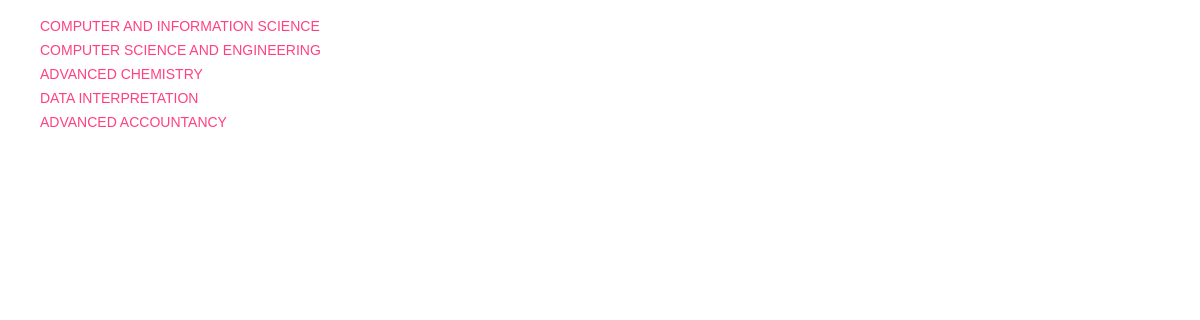
The app's page /show_course_challan/ (signed in) with its own data.
### User/models.py (models this page shows, shortened)
class Course(models.Model):
    course_choice = (('commerce', 'M.Com'), ('business', 'M.Bm'), ('doctorate', 'Ph.D'),
                     ('education', 'M.Ed'), ('post-doctoral', 'M.Phil'), ('science', 'M.Sc'),
                     ('tech', 'M.Tech'),)
    name = models.CharField(max_length=255, unique=True)
    department = models.ForeignKey(Department, on_delete=models.CASCADE)
    course = models.CharField("Award", max_length=255, choices=course_choice)
    name_new = models.CharField(max_length=255)
    challan_created = models.BooleanField(default=False)

### User/views.py (the view)
# urls.py: url(r'^show_course_challan/$', views.show_course_challan, name='show_course_challan'),
@login_required(login_url='user:login')
def show_course_challan(request):
    if check_superuser(request):
        courses = Course.objects.all()
        return render(request, 'User/challan_course_list.html', {"courses": courses})
    else:
        return permission_error()

### User/views.py (called while the page is built)
def check_superuser(req):
    superuser = False
    if req.user.is_authenticated() and req.user.is_admin:
        superuser = True
    return superuser

### User/templates/User/challan_course_list.html
{% extends 'User/base-head.html' %}
{% load staticfiles %}
{% block body %}
    <ul>
        {% for course in courses %}
            <li><a href="{% url 'user:create_challan' course.name %}"> {{ course.name_new }} </a></li>
        {% endfor %}
    </ul>
{% endblock %}

### User/static/User/css/controller-profile.css (style rules this page uses)
body { background-color: #fff; padding: 0; margin: 0; }

### User/static/User/css/profile_style.css (style rules this page uses)
ul { list-style: none; }
a { text-decoration: none; }

### records on screen
Course: name_new "COMPUTER AND INFORMATION SCIENCE"
Course: name_new "COMPUTER SCIENCE AND ENGINEERING"
Course: name_new "ADVANCED CHEMISTRY"
Course: name_new "DATA INTERPRETATION"
Course: name_new "ADVANCED ACCOUNTANCY"
